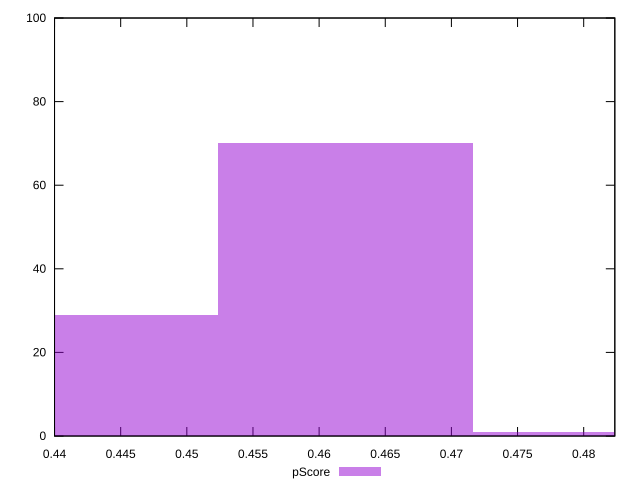

The script that saved this image:
reset

$pScore <<EOF
0.4427630333174764 29
0.46201359998345365 70
0.4812641666494309 1
EOF

set key outside below
set boxwidth 0.019250566665977235
set xrange [0.44:0.4823529411764706]
set yrange [0:100]
set trange [0:100]
set style fill transparent solid 0.5 noborder
set terminal svg size 640, 490 enhanced background rgb 'white'
set output "report_00017_2021-02-10T15-08-03.406Z/unused-javascript/samples/pages+cached+noadtech+nomedia+nocss/pScore/histogram.svg"

plot $pScore title "pScore" with boxes

reset
